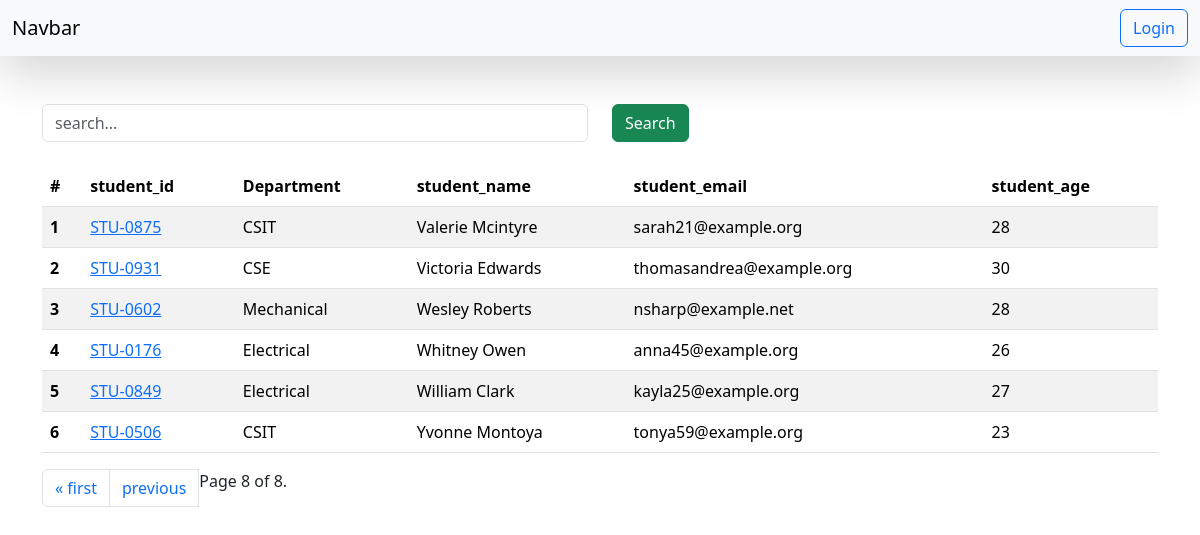
The app's page /students?page=8 with its own data.
### vege/models.py (models this page shows, shortened)
class Student(models.Model):
    department=models.ForeignKey(Department, related_name='depart' , on_delete=models.CASCADE)
    student_id=models.OneToOneField(StudentID, related_name="studentid", on_delete=models.CASCADE)
    student_name=models.CharField(max_length=100)
    student_email=models.EmailField(unique=True)
    student_age=models.IntegerField(default=18)
    student_address=models.TextField()
    class Meta:
        ordering = ['student_name']
        verbose_name = "student"

class StudentID(models.Model):
    student_id=models.CharField(max_length=100)
    def __str__(self) -> str:
        return self.student_id

class Department(models.Model):
    department = models.CharField(max_length=100)
    def __str__(self) -> str:
        return self.department
    class Meta:
        ordering = ['department']

### vege/views.py (the view, shortened to what this page needs)
# urls.py: path('students',get_students, name="get_Students"),
def get_students(request):
    queryset=Student.objects.all()
    paginator = Paginator(queryset, 15)  # Show 25 contacts per page.
    page_number = request.GET.get("page",1)
    page_obj = paginator.get_page(page_number)
    return render(request, 'result/students.html', {'queryset': page_obj})

### vege/templates/result/students.html (shortened to what this page needs)
{% extends "base.html" %}
{% block body %}
<div class="container mt-5">
    <form class="mb-4" method="GET">
    <div class="row">
        <div class="col-md-6">
            <input class="form-control" name="search" placeholder="search...">
        </div>
        <div class="col-md-6">
            <button class="btn btn-success">Search</button>
        </div>
    </div>
    </form>
<table class="table table-striped">
    <thead>
      <tr>
        <th scope="col">#</th>
        <th scope="col">student_id</th>
        <th scope="col">Department</th>
        <th scope="col">student_name</th>
        <th scope="col">student_email</th>
        <th scope="col">student_age</th>
      </tr>
    </thead>
    <tbody>
        {% for student in queryset %}
      <tr>
        <th scope="row">{{forloop.counter}}</th>
        <td>
          <a href="{% url 'see_marks' student.student_id %}">
          {{student.student_id}}</a>
        </td>
        <td>{{student.department}}</td>
        <td>{{student.student_name}}</td>
        <td>{{student.student_email}}</td>
        <td>{{student.student_age}}</td>
      </tr>
      {%endfor %}
      </tbody>
      </table>
      <nav aria-label="Page navigation example">
        <ul class="pagination">
        {% if queryset.has_previous %}
            <li class="page-item"><a class="page-link" href="?page=1">&laquo; first</a></li>
            <li class="page-item"><a class="page-link" href="?page={{ queryset.previous_page_number }}">previous</a></li>
        {% endif %}
        <span class="current">
            Page {{ queryset.number }} of {{ queryset.paginator.num_pages }}.
        </span>
        </ul>
      </nav>
      </div>
{% endblock %}

### records on screen
Student: student_id "STU-0875", department "CSIT", student_name "Valerie Mcintyre", student_email "sarah21@example.org", student_age "28"
Student: student_id "STU-0931", department "CSE", student_name "Victoria Edwards", student_email "thomasandrea@example.org", student_age "30"
Student: student_id "STU-0602", department "Mechanical", student_name "Wesley Roberts", student_email "nsharp@example.net", student_age "28"
Student: student_id "STU-0176", department "Electrical", student_name "Whitney Owen", student_email "anna45@example.org", student_age "26"
Student: student_id "STU-0849", department "Electrical", student_name "William Clark", student_email "kayla25@example.org", student_age "27"
Student: student_id "STU-0506", department "CSIT", student_name "Yvonne Montoya", student_email "tonya59@example.org", student_age "23"

### other values on screen
{{ queryset.number }} "8"
{{ queryset.paginator.num_pages }} "8"
